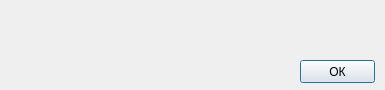
<?xml version="1.0" encoding="UTF-8"?>
<ui version="4.0">
 <class>Dialog</class>
 <widget class="QDialog" name="Dialog">
  <property name="geometry">
   <rect>
    <x>0</x>
    <y>0</y>
    <width>385</width>
    <height>90</height>
   </rect>
  </property>
  <property name="minimumSize">
   <size>
    <width>385</width>
    <height>90</height>
   </size>
  </property>
  <property name="maximumSize">
   <size>
    <width>385</width>
    <height>88</height>
   </size>
  </property>
  <property name="windowTitle">
   <string>Ошибка</string>
  </property>
  <widget class="QLabel" name="exportErrorLabel">
   <property name="geometry">
    <rect>
     <x>0</x>
     <y>10</y>
     <width>381</width>
     <height>51</height>
    </rect>
   </property>
   <property name="text">
    <string/>
   </property>
  </widget>
  <widget class="QPushButton" name="okErrorButton">
   <property name="geometry">
    <rect>
     <x>300</x>
     <y>60</y>
     <width>75</width>
     <height>23</height>
    </rect>
   </property>
   <property name="text">
    <string>ОК</string>
   </property>
  </widget>
 </widget>
 <resources/>
 <connections/>
</ui>
